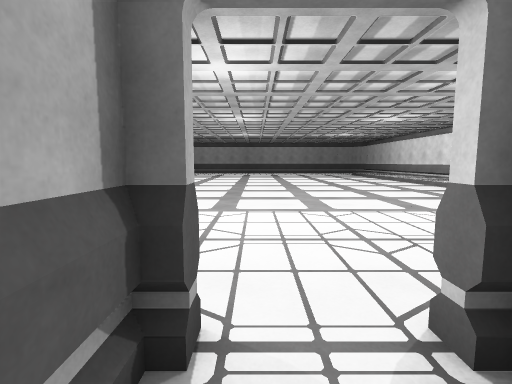
View 1 (above)

18 first-person views from a walk through a scene from a Unity 3-D project. The camera is 1.4 m above the floor, tilts 6° down and sees 85° across. The floor is counted in squares, 1 m on a side. Each view is taken from the middle of a square. On the plan, view 1 faces up. The plan holds only what a view shows up to about 14 squares ahead; the rest is blank. The player character is not drawn. Door leaves are left out, so doorways stand open.

View 2
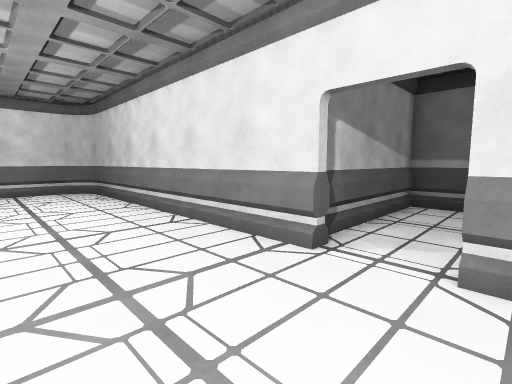

View 3
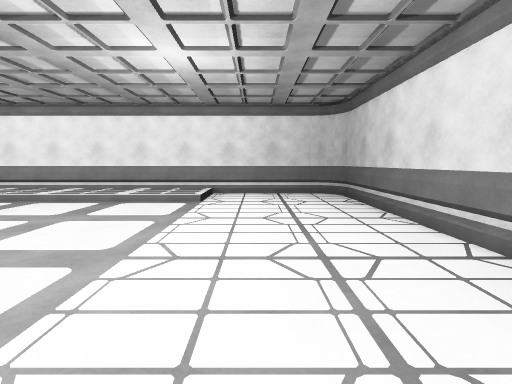

View 4
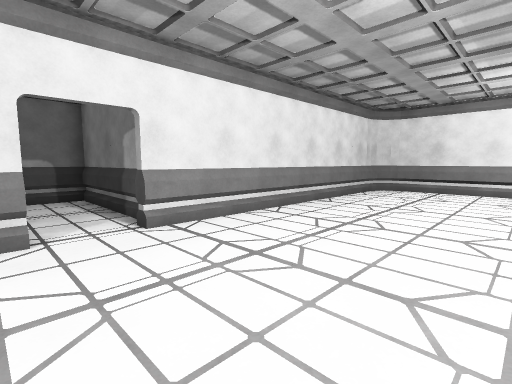

View 5
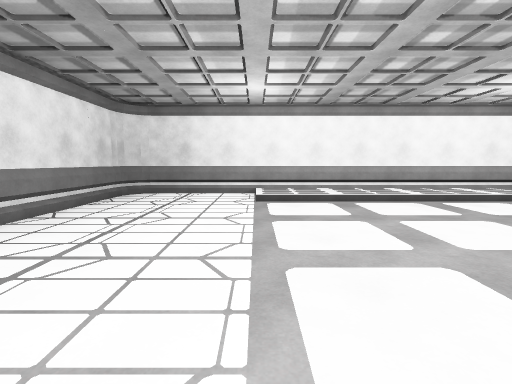

View 6
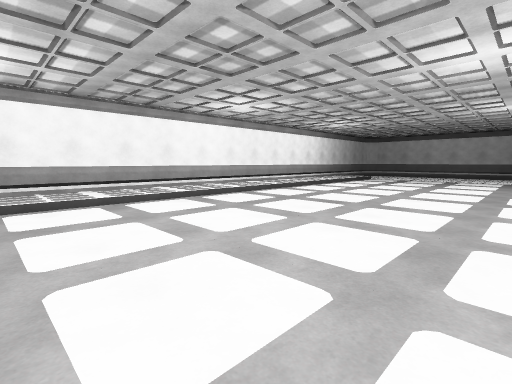

View 7
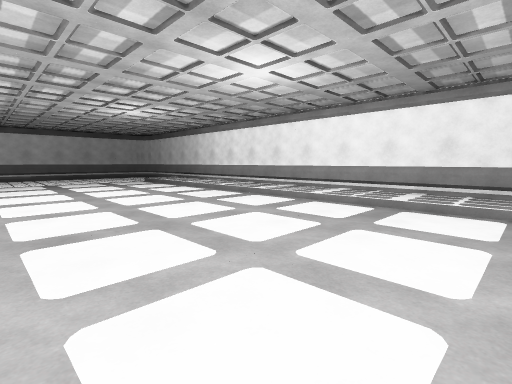

View 8
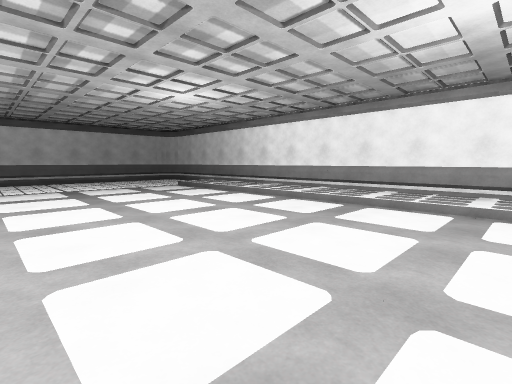

View 9
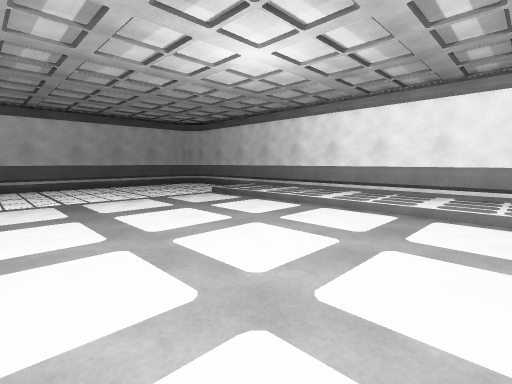

View 10
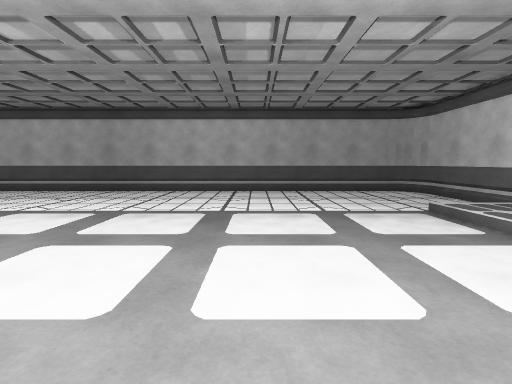

View 11
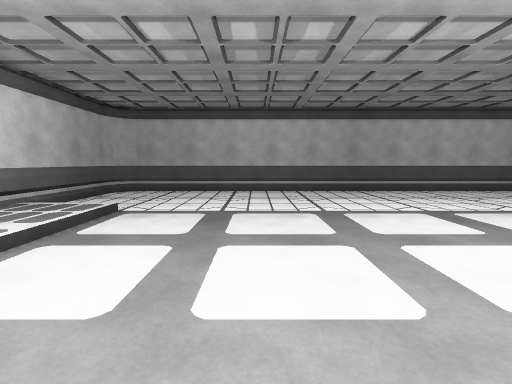

View 12
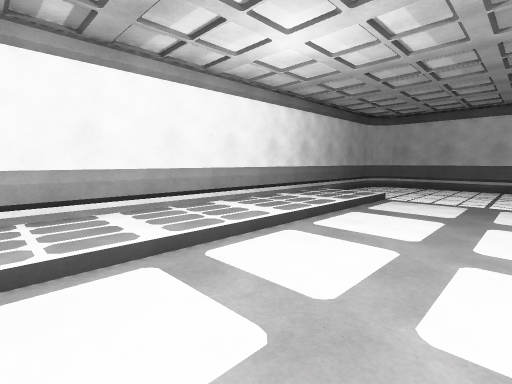

View 13
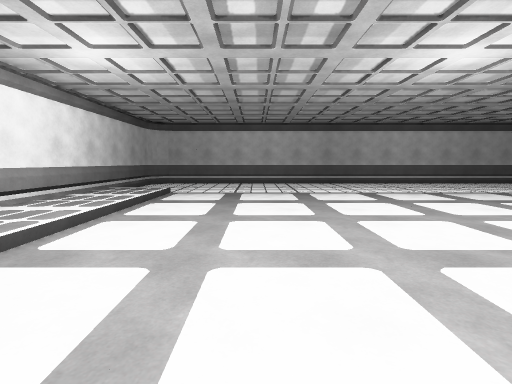

View 14
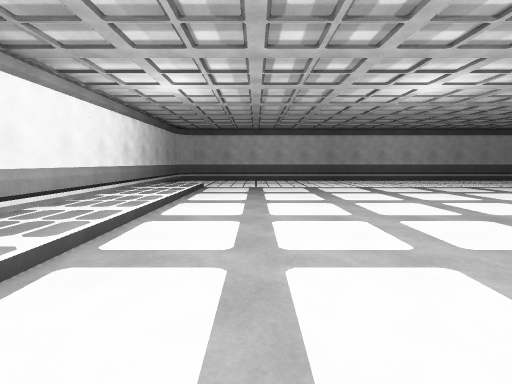

View 15
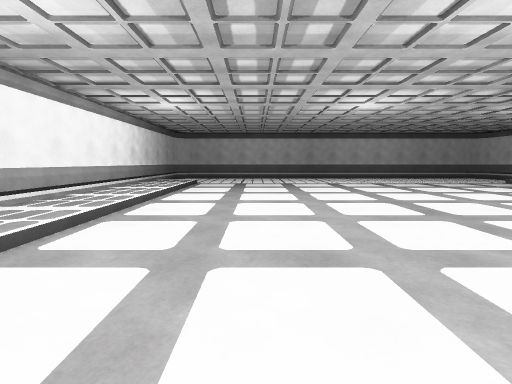

View 16
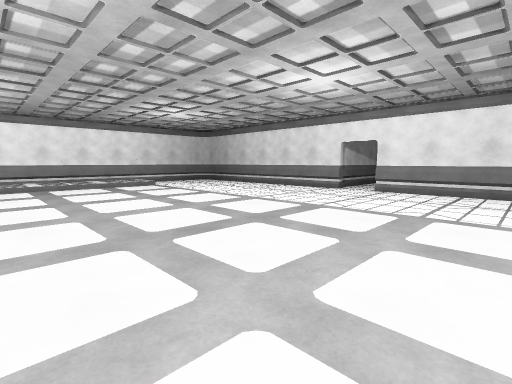

View 17
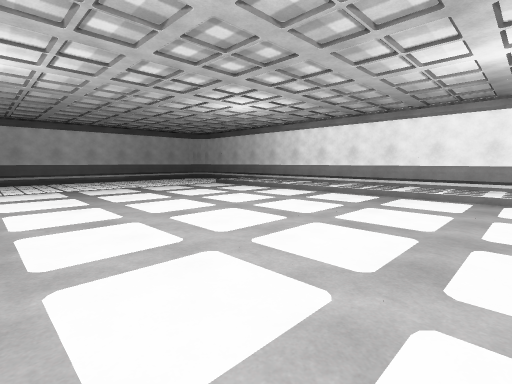

View 18
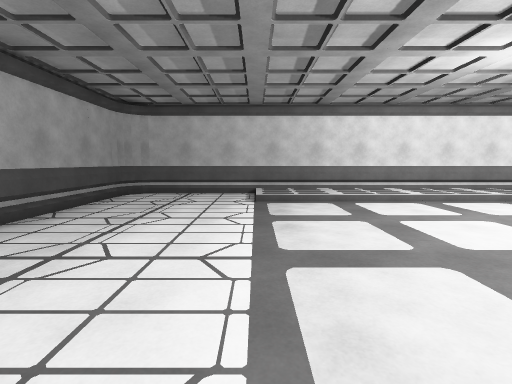

### Floor plan
Key: @ floor where view 1 was taken; # wall or solid block; . main floor; : floor 0.25 m higher than the main floor; / step, stairs or slope; D open door.
Columns run from 13 left of view 1 to 14 right of it. Each row starts with its distance up from view 1.
 38 ############################
 37 #..........................#
 36 #..........................#
 35 #..........................#
 34 #..........................#
 33 #  ........................#
 32 #///....................///#
 31 #::/..................../::#
 30 #::/..................../::#
 29 #::/..................../::#
 28 #::/..................../::#
 27 #::/..................../::#
 26 #::/..................../::#
 25 #::/..................../::#
 24 #::/..................../::#
 23 #::/..................../::#
 22 #::/..................../::#
 21 #::/..................../::#
 20 #::/..................../::#
 19 #::/..................../::#
 18 #::/..................../::#
 17 #::/..................../::#
 16 #::/..................../::#
 15 #::/..................../::#
 14 #::/..................../::#
 13 #::/..................../::#
 12 #::/..................../::#
 11 #::/..................../::#
 10 #::/..................../::#
  9 #::/..................../::#
  8 #///....................///#
  7 #..........................#
  6 #..........................#
  5 #..........................#
  4 #..........................#
  3 #..........................#
  2 #############DD#############
  1             #..#
  0             #@.#
 -1             #..#
 -2             #..#
 -3             #..#
 -4             ####

Where each view was taken, in squares from view 1:
view 1: 0 up, 0 right, facing up
view 2: 6 up, 1 left, facing down-right
view 3: 6 up, 1 right, facing right
view 4: 8 up, 2 right, facing down-left
view 5: 8 up, 0 right, facing left
view 6: 8 up, 0 right, facing up-left
view 7: 11 up, 2 right, facing up-right
view 8: 16 up, 2 right, facing up-right
view 9: 21 up, 3 right, facing up-right
view 10: 24 up, 6 right, facing up
view 11: 24 up, 6 left, facing up
view 12: 21 up, 6 left, facing up-left
view 13: 19 up, 6 left, facing up
view 14: 16 up, 7 left, facing up
view 15: 13 up, 6 left, facing up
view 16: 16 up, 6 left, facing down-right
view 17: 16 up, 1 left, facing up-right
view 18: 32 up, 1 right, facing right
